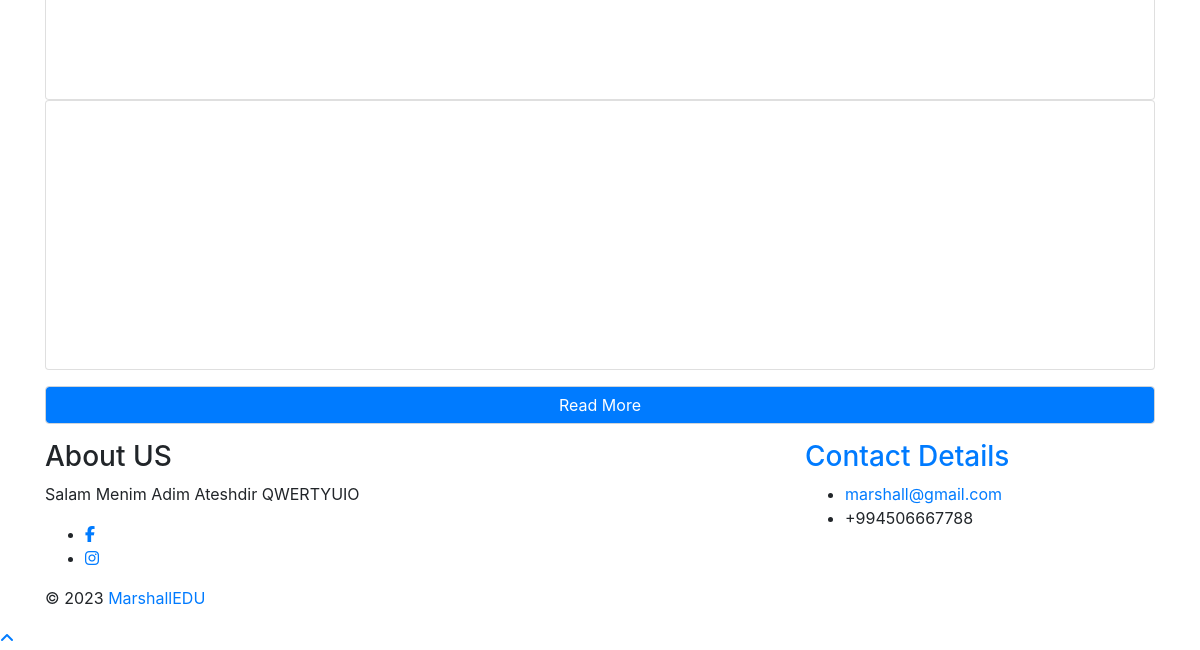
The app's page / (lower part), older data.
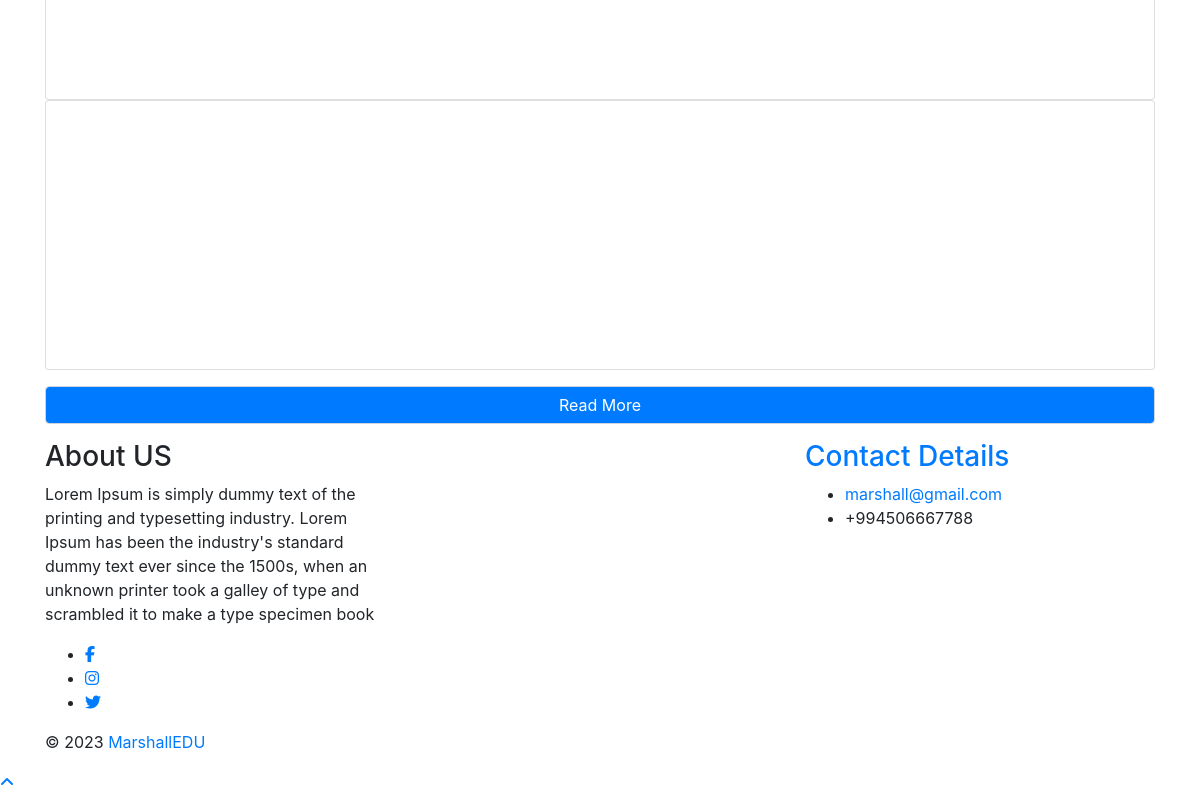
The same page, newer data.
### tables this page shows
CREATE TABLE `footer_about` (
  `f_id` int NOT NULL,
  `f_instagram` varchar(250) NOT NULL,
  `f_facebook` varchar(250) NOT NULL,
  `f_tweet` varchar(250) NOT NULL,
  `f_desc` text NOT NULL,
  `f_status` varchar(50) NOT NULL,
  `f_date` date NOT NULL
);

### application/controllers/UserController.php (called while the page is built, shortened)
<?php
class UserController extends CI_Controller
{
    public function __construct()
    {
        $this->load->model('UserModel');
    }
    public function index()
    {
        $data['slider_get_list'] = $this->UserModel->get_slider();
        $data['course_get_list'] = $this->UserModel->get_courseSix();
        $data['news_get_list'] = $this->UserModel->news_course();
        $data['footer_get_list'] = $this->UserModel->get_footer();
        $data['partners_get_list'] = $this->UserModel->get_partners();
        $this->load->view('user/index', $data);
    }
}

### index.php (called while the page is built, shortened)
<?php
require_once BASEPATH.'core/CodeIgniter.php';

### application/models/UserModel.php (called while the page is built, shortened)
<?php
class UserModel extends CI_Model
{
    public function get_footer()
    {
        return
            $this->db
            ->where('f_status', 'Active')
            ->limit(1)
            ->get('footer_about')->result_array();
    }
    public function get_partners()
    {
        return
            $this->db
            ->where('p_status', 'Active')
            ->get('partners')->result_array();
    }
}

### application/views/user/index.php (the view, shortened to what this page needs)
<?php $this->load->view('user/includes/headerStyle'); ?>
<?php $this->load->view('user/includes/header') ?>
<div class="container">
    <div class="carousel-wrap">
        <div class="owl-carousel owl-loaded owl-drag" id="owl-carousel-partners">
            <?php foreach ($partners_get_list as $partners_get_list_item) { ?>
                <div class="item">
                    <div class="card col-12" style="height: 270px;">
                        <a target="_blank" href="<?php echo $partners_get_list_item['p_link'] ?>">
                        </a>
                    </div>
                </div>
            <?php } ?>
        </div>
    </div>
    <a href="<?php echo base_url('partners'); ?>">
        <button style="color: white;" class="form-control bg-primary mt-3 mb-3">Read More</button>
    </a>
</div>
<?php $this->load->view('user/includes/footer') ?>

### application/views/user/includes/footer.php (shortened to what this page needs)
<footer class="footer">
    <div class="container">
        <div class="row" style="justify-content: space-between;">
            <div class="col-lg-4 col-md-4 col-xs-12">
                <div class="widget clearfix">
                    <div class="widget-title">
                        <h3>About US</h3>
                    </div>
                    <?php foreach ($footer_get_list as $footer_get_list_item) { ?>
                        <p> <?php echo $footer_get_list_item['f_desc'] ?></p>
                        <div class="footer-right">
                            <ul class="footer-links-soi">
                                <?php if ($footer_get_list_item['f_facebook']) { ?>
                                    <li><a href="<?php echo $footer_get_list_item['f_facebook'] ?>"><i class="fa fa-facebook"></i></a></li>
                                <?php } ?>
                                <?php if ($footer_get_list_item['f_instagram']) { ?>
                                    <li><a href="<?php echo $footer_get_list_item['f_instagram'] ?>"><i class="fa fa-instagram"></i></a></li>
                                <?php } ?>
                                <?php if($footer_get_list_item['f_tweet']){ ?>
                                    <li><a href="<?php echo $footer_get_list_item['f_tweet'] ?>"><i class="fa fa-twitter"></i></a></li>
                                <?php } ?>
                            </ul>
                        </div>
                    <?php } ?>
                </div>
            </div>
            <div class="col-lg-4 col-md-4 col-xs-12">
                <div class="widget clearfix">
                    <div class="widget-title">
                        <a href="<?php echo base_url('contact') ?>"><h3>Contact Details</h3></a>
                    </div>
                    <ul class="footer-links">
                        <li><a href="mailto:#">marshall@gmail.com</a></li>
                        <li>+994506667788</li>
                    </ul>
                </div>
            </div>
        </div>
    </div>
</footer>
<div class="copyrights">
    <div class="container">
        <div class="footer-distributed">
            <div class="footer-center">
                <p class="footer-company-name">&copy; 2023 <a href="<?php echo base_url('index'); ?>">MarshallEDU</a></p>
            </div>
        </div>
    </div>
</div>

Row changes from the older to the newer data that the page shows:
changed footer_about: f_desc "Salam Menim Adim Ateshdir QWERTYUIO" → "Lorem Ipsum is simply dummy text of the printing and typesetting industry. Lorem Ipsum has been the industry's standard dummy text ever since the 1500s, when an unknown printer took a galley of type and scrambled it to make a type specimen book"; f_tweet empty → "https://twitter.com/" (drawn)
